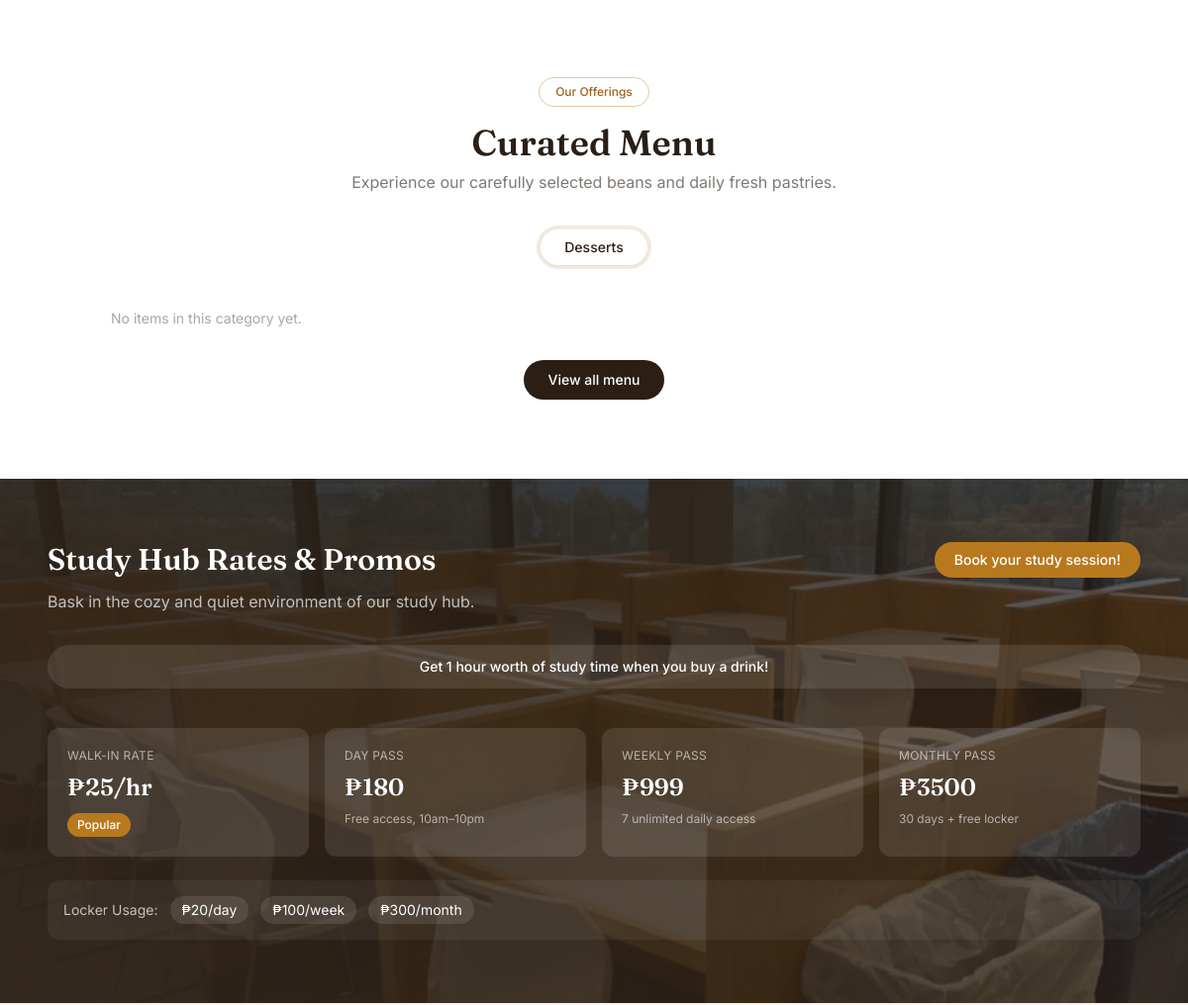
Before: / (middle part) with the older database file.
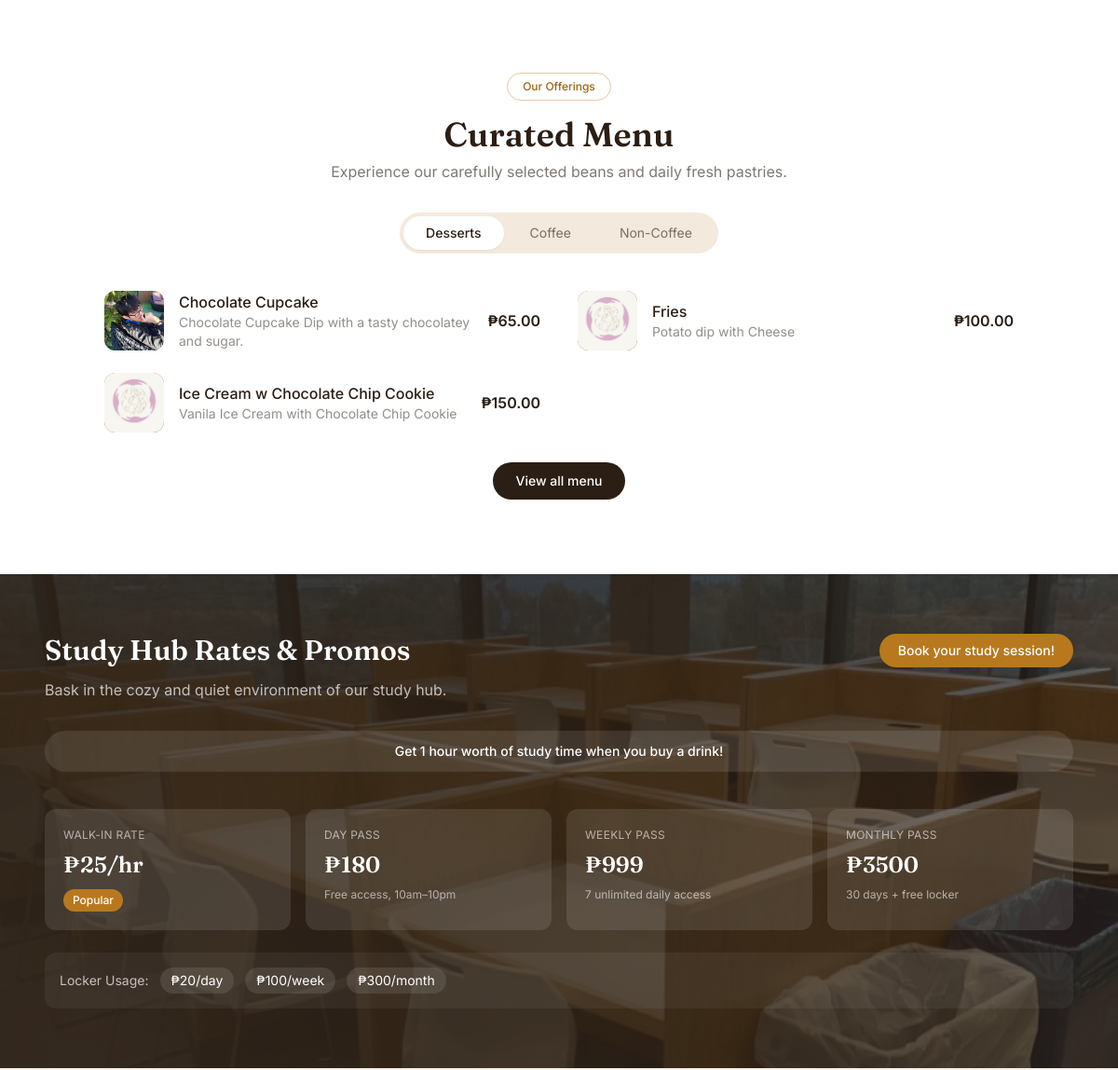
After: the same page with the newer database file.
### apps/menu/models.py (models this page shows, shortened)
class MenuCategory(models.Model):
    name = models.CharField(max_length=100)
    description = models.CharField(max_length=255, blank=True)
    display_order = models.PositiveIntegerField(default=0)
    is_active = models.BooleanField(default=True)
    created_at = models.DateTimeField(auto_now_add=True)
    updated_at = models.DateTimeField(auto_now=True)
    class Meta:
        ordering = ['display_order']
        verbose_name_plural = 'Menu categories'

class MenuItem(models.Model):
    category = models.ForeignKey(MenuCategory, on_delete=models.CASCADE, related_name='items')
    name = models.CharField(max_length=150)
    description = models.CharField(max_length=255, blank=True)
    price = models.DecimalField(max_digits=8, decimal_places=2)
    image = models.ImageField(upload_to='menu_items/', blank=True, null=True)
    is_bestseller = models.BooleanField(default=False)
    display_order = models.PositiveIntegerField(default=0)
    is_available = models.BooleanField(default=True)
    created_at = models.DateTimeField(auto_now_add=True)
    updated_at = models.DateTimeField(auto_now=True)
    class Meta:
        ordering = ['display_order']

### apps/core/views.py (the view)
# urls.py: path('', views.home, name="home"),
def home(request):
  return render(request, 'core/home.html', {
    'plans': StudyHubPlan.objects.filter(is_active=True),
    'settings': CafeSettings.load(),
    'categories': MenuCategory.objects.prefetch_related('items'),
  })

### apps/core/models.py (called while the page is built)
    @classmethod
    def load(cls):
        obj, created = cls.objects.get_or_create(pk=1)
        return obj

### apps/core/templates/core/home.html (shortened to what this page needs)
{% load static %}
<!DOCTYPE html>
<html lang="en">
<head>
<script src="https://cdn.tailwindcss.com"></script>
</head>
<body class="bg-white text-coffee-900">
<section id="menu" class="max-w-5xl mx-auto px-6 py-20 text-center">
  <span class="inline-block px-4 py-1.5 rounded-full border border-amber-600/40 text-amber-700 text-xs font-medium mb-4">Our Offerings</span>
  <h2 class="font-display text-3xl sm:text-4xl font-semibold mb-2">Curated Menu</h2>
  <p class="text-coffee-900/60 mb-8">Experience our carefully selected beans and daily fresh pastries.</p>
  <div class="inline-flex items-center gap-1 p-1 mb-10 rounded-full bg-coffee-100 text-sm" id="menu-tabs">
    {% for category in categories %}
      <button type="button" data-menu-category="{{ category.id }}"
        class="menu-tab-btn px-6 py-2 rounded-full {% if forloop.first %}bg-white text-coffee-900 font-medium shadow-sm{% else %}text-coffee-900/60 hover:text-coffee-900 transition{% endif %}">
        {{ category.name }}
      </button>
    {% endfor %}
  </div>
  {% for category in categories %}
    <div class="menu-category-panel {% if not forloop.first %}hidden{% endif %} grid grid-cols-1 sm:grid-cols-2 gap-x-10 gap-y-6 text-left" id="menu-category-{{ category.id }}">
      {% for item in category.items.all %}
        {% if item.is_available and item.is_bestseller %}
          <div class="flex items-center gap-4">
            <div class="w-16 h-16 rounded-xl bg-gradient-to-br from-amber-600 to-coffee-700 shrink-0 overflow-hidden">
              {% if item.image %}<img src="{{ item.image.url }}" class="w-full h-full object-cover">{% endif %}
            </div>
            <div class="flex-1">
              <p class="font-medium text-coffee-900">{{ item.name }}</p>
              <p class="text-sm text-coffee-900/50">{{ item.description }}</p>
            </div>
            <span class="font-semibold text-coffee-900 shrink-0">₱{{ item.price }}</span>
          </div>
        {% endif %}
      {% empty %}
        <p class="text-sm text-coffee-900/40 sm:col-span-2">No items in this category yet.</p>
      {% endfor %}
    </div>
  {% empty %}
    <p class="text-sm text-coffee-900/40">Menu items will appear here once added in the admin dashboard.</p>
  {% endfor %}
  <button type="button" id="view-all-menu-btn" class="inline-block mt-8 px-6 py-2.5 rounded-full bg-coffee-900 text-white text-sm font-medium hover:bg-coffee-700 transition">
    View all menu
  </button>
</section>
<section id="studyhub" class="relative bg-coffee-900 text-white overflow-hidden">
  <img src="{% static 'images/bg2.png' %}" alt=""
    class="absolute inset-0 w-full h-full object-cover object-center pointer-events-none select-none">
  <div class="absolute inset-0 bg-coffee-900/60"></div>
  <div class="relative z-10 max-w-6xl mx-auto px-6 py-16">
    <div class="flex flex-wrap items-center justify-between gap-4 mb-3">
      <h2 class="font-display text-3xl font-semibold">Study Hub Rates &amp; Promos</h2>
      <button type="button" id="open-studyhub-modal" class="px-5 py-2 rounded-full bg-amber-600 text-white text-sm font-medium hover:bg-amber-700 transition">Book your study session!</button>
    </div>
    <p class="text-white/70 mb-8">Bask in the cozy and quiet environment of our study hub.</p>
    <div class="text-center bg-white/10 rounded-full py-3 px-6 text-sm font-medium mb-10">
      Get 1 hour worth of study time when you buy a drink!
    </div>
    <div class="grid grid-cols-2 md:grid-cols-4 gap-4 mb-6">
      <div class="bg-white/10 rounded-xl p-5">
        <p class="text-xs uppercase tracking-wide text-white/60 mb-2">Walk-in Rate</p>
        <p class="text-2xl font-display font-semibold mb-2">₱25/hr</p>
        <span class="inline-block px-2.5 py-1 rounded-full bg-amber-600 text-xs font-medium">Popular</span>
      </div>
      <div class="bg-white/10 rounded-xl p-5">
        <p class="text-xs uppercase tracking-wide text-white/60 mb-2">Day Pass</p>
        <p class="text-2xl font-display font-semibold mb-2">₱180</p>
        <p class="text-xs text-white/60">Free access, 10am–10pm</p>
      </div>
      <div class="bg-white/10 rounded-xl p-5">
        <p class="text-xs uppercase tracking-wide text-white/60 mb-2">Weekly Pass</p>
        <p class="text-2xl font-display font-semibold mb-2">₱999</p>
        <p class="text-xs text-white/60">7 unlimited daily access</p>
      </div>
      <div class="bg-white/10 rounded-xl p-5">
        <p class="text-xs uppercase tracking-wide text-white/60 mb-2">Monthly Pass</p>
        <p class="text-2xl font-display font-semibold mb-2">₱3500</p>
        <p class="text-xs text-white/60">30 days + free locker</p>
      </div>
    </div>
    <div class="flex flex-wrap items-center gap-3 text-sm bg-white/5 rounded-xl p-4">
      <span class="text-white/70">Locker Usage:</span>
      <span class="px-3 py-1 rounded-full bg-white/10">₱20/day</span>
      <span class="px-3 py-1 rounded-full bg-white/10">₱100/week</span>
      <span class="px-3 py-1 rounded-full bg-white/10">₱300/month</span>
    </div>
  </div>
</section>
</body>
</html>

### apps/core/templates/core/home.html (style rules this page uses)
body { font-family: 'Inter', sans-serif; }
.font-display { font-family: 'Fraunces', serif; }

Changed rows visible on the page:
shown differently, row unchanged: MenuCategory "Desserts": no longer shows "No items in this category yet."
added MenuCategory: name "Coffee", shown under "Curated Menu"
added MenuCategory: name "Non-Coffee", shown under "Curated Menu"
added MenuItem: image (picture), name "Chocolate Cupcake", description "Chocolate Cupcake Dip with a tasty chocolatey and sugar.", price "65.00", shown under MenuCategory "Desserts"
added MenuItem: image (picture), name "Fries", description "Potato dip with Cheese", price "100.00", shown under MenuCategory "Desserts"
added MenuItem: image (picture), name "Ice Cream w Chocolate Chip Cookie", description "Vanila Ice Cream with Chocolate Chip Cookie", price "150.00", shown under MenuCategory "Desserts"
